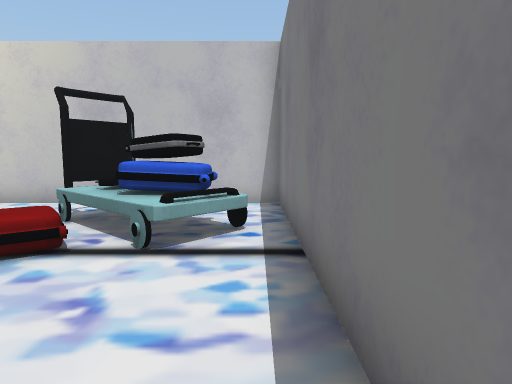
[1] (above)

24 first-person views from a walk through a 3-D level made in the Unity game engine. The camera is 1.2 m above the floor, tilts 6° down and sees 75° across. The floor is counted in squares, 1 m on a side. Each view is taken from the middle of a square. On the plan, view 1 faces up. The plan holds only what a view shows up to about 14 squares ahead; the rest is blank. The player is left out. Some animated figures are left out. Door leaves are left out, so doorways stand open. Some surface patterns are stand-ins.

[2]
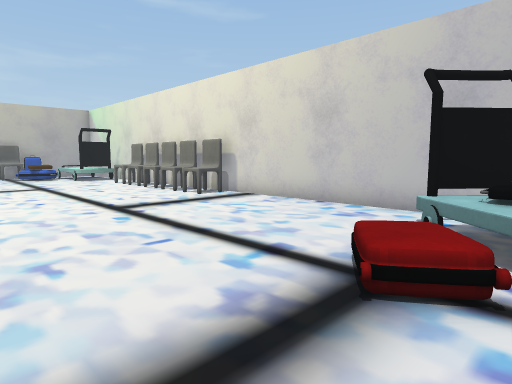

[3]
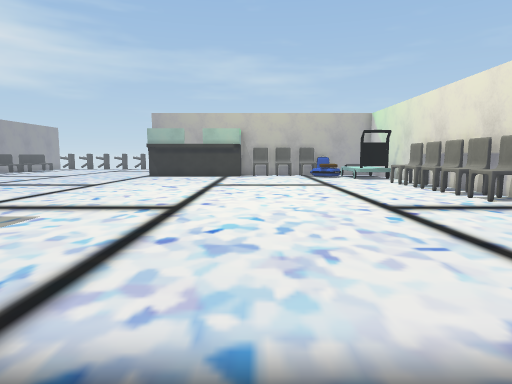

[4]
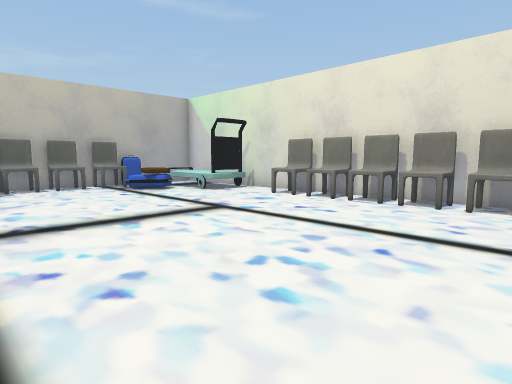

[5]
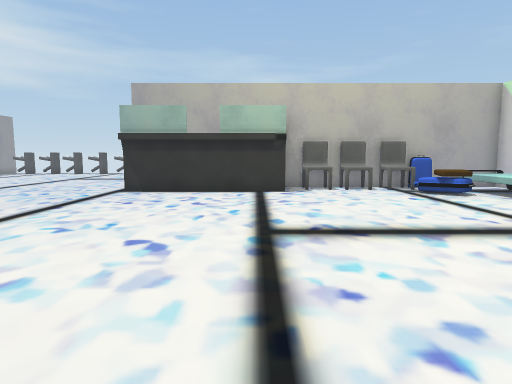

[6]
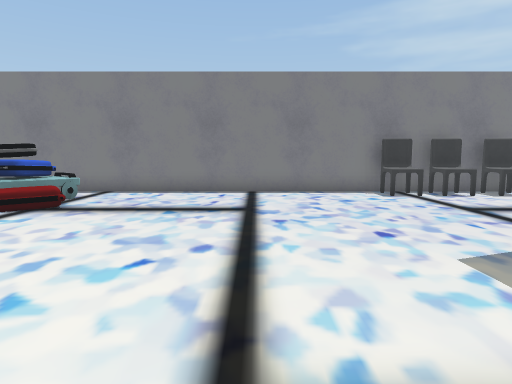

[7]
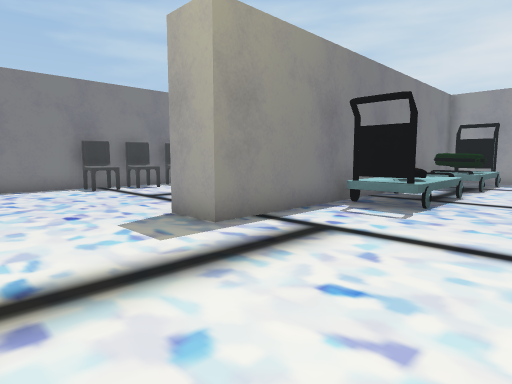

[8]
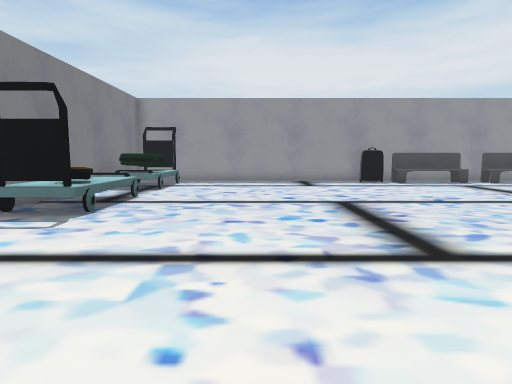

[9]
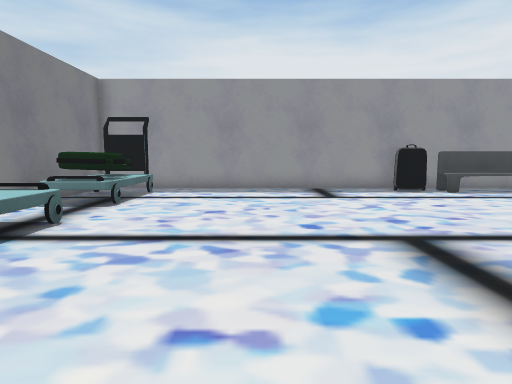

[10]
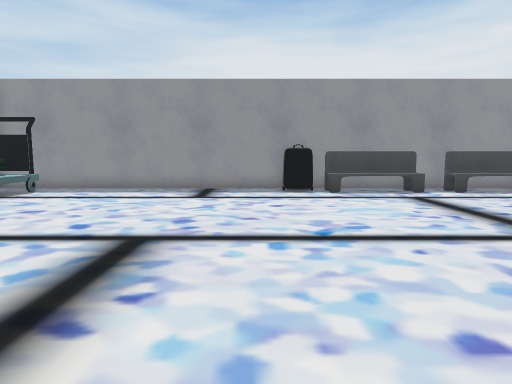

[11]
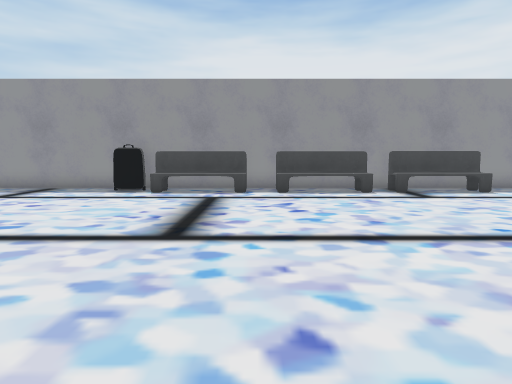

[12]
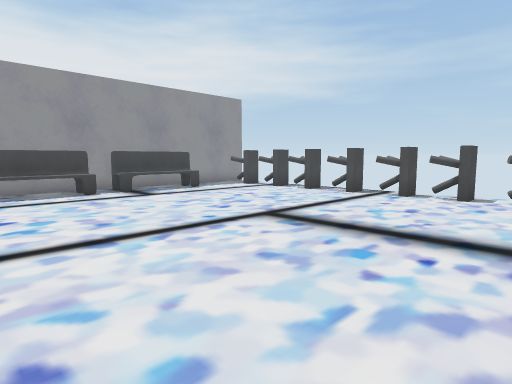

[13]
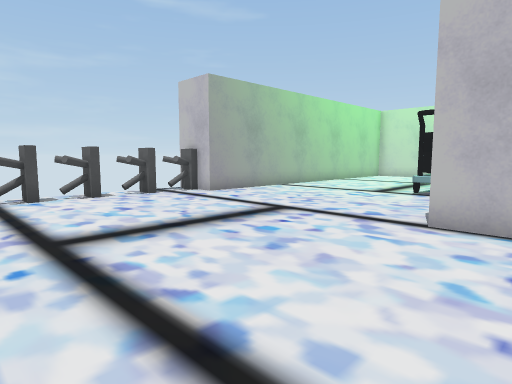

[14]
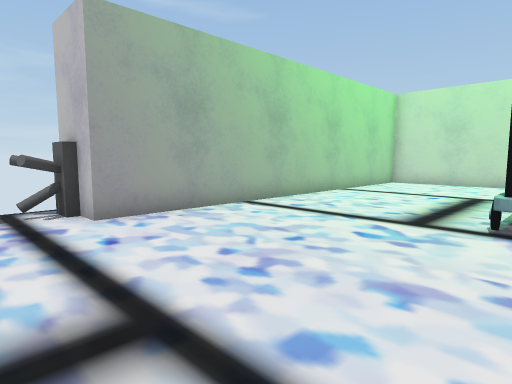

[15]
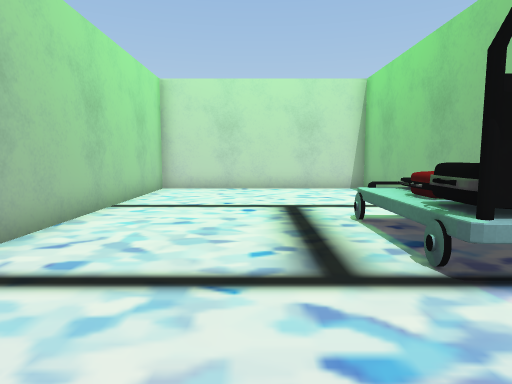

[16]
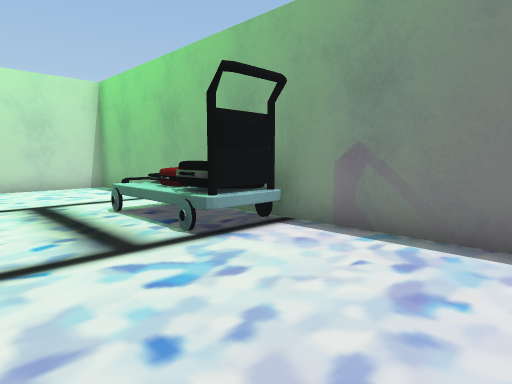

[17]
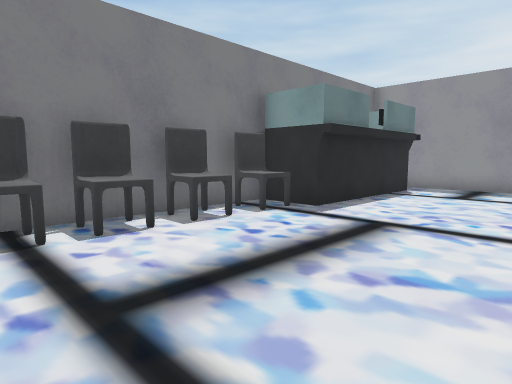

[18]
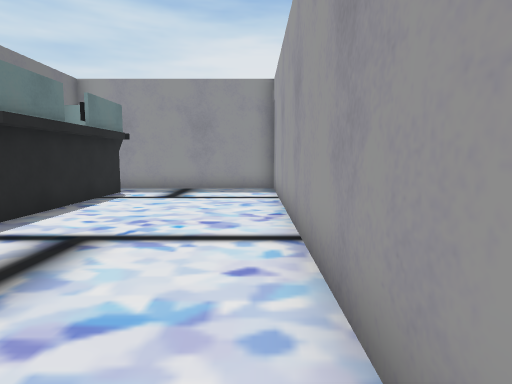

[19]
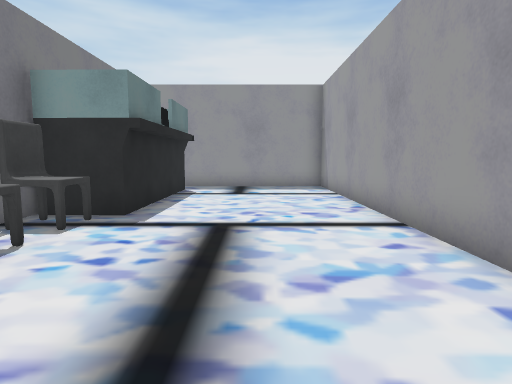

[20]
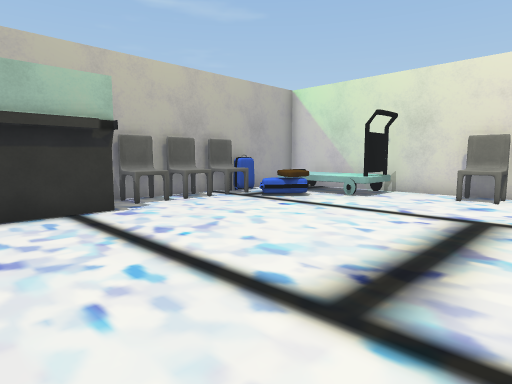

[21]
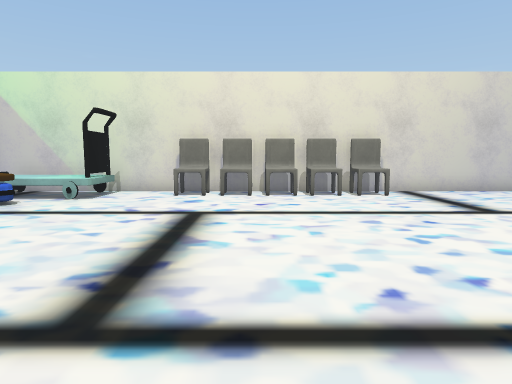

[22]
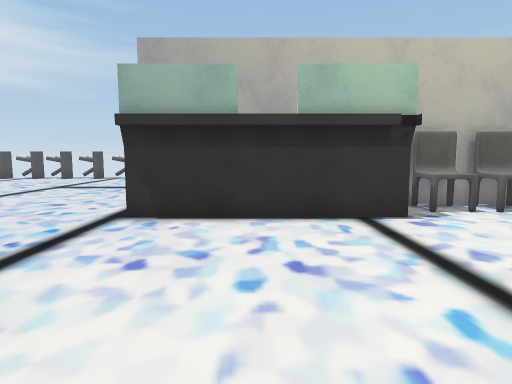

[23]
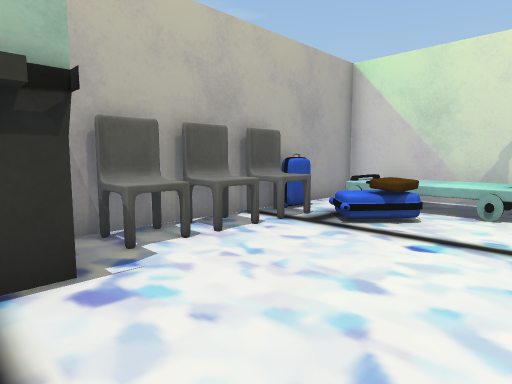

[24]
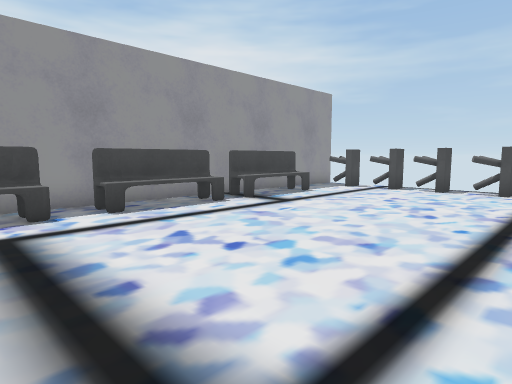

### Floor plan
Key: @ floor where view 1 was taken; # wall or solid block; . floor; D open door; C cart; H chair; B bench; O other object.
Columns run from 35 left of view 1 to 1 right of it. Each row starts with its distance up from view 1.
  9  ####################################
  8  #..D....###CCCC..HHHHHHH.......C   #
  7  #.......###CCCC..HH.HH.H......CC   #
  6  #.......##O.C..................CCCC#
  5  #.......##H.OO..................CCC#
  4  #.......##HH...................O.C.#
  3  #.....CC##HH.......................#
  2  #.....CC##H........................#
  1  #.....CC##HH.......................#
  0  #.....CC## O......................@#
 -1  #.....CC#  O.......................#
 -2  #.......#  O.......................#
 -3  #.......#  O.......................#
 -4  #.......#  O.......................#
 -5 ##.......#  O..............##......H#
 -6 ##.......##................##.....HH#
 -7 ##.........................##.....HH#
 -8  ..........................##......H#
 -9 ##.......................CC##.....HH#
-10 ##.......................CC##.......#
-11 ##.......................CC##.....HH#
-12 ##.......................CC##.....O##
-13  ..........................##.....O
-14 ##.......................CC##.....O
-15 ##.......................CC##.....O
-16  #.......................C ##.....O
-17  #.BBBBBBBB.BBB..........CC##.....OO
-18  #.BBBBBBBBBBBBBO........CC##......
-19  ##################################

Where each view was taken, in squares from view 1:
view 1: 0 up, 0 right, facing up
view 2: 1 up, 2 left, facing up-left
view 3: 1 up, 2 left, facing left
view 4: 1 down, 10 left, facing up-left
view 5: 1 down, 11 left, facing left
view 6: 1 down, 11 left, facing right
view 7: 1 down, 13 left, facing down-right
view 8: 2 down, 14 left, facing down
view 9: 6 down, 14 left, facing down
view 10: 6 down, 18 left, facing down
view 11: 6 down, 24 left, facing down
view 12: 6 down, 24 left, facing down-left
view 13: 12 down, 24 left, facing up-left
view 14: 7 down, 27 left, facing up-left
view 15: 4 down, 30 left, facing up
view 16: 5 down, 31 left, facing up-right
view 17: 5 down, 6 left, facing down-right
view 18: 6 down, 6 left, facing down
view 19: 5 down, 4 left, facing down
view 20: 3 down, 15 left, facing up-left
view 21: 3 down, 15 left, facing up
view 22: 3 down, 16 left, facing left
view 23: 1 down, 19 left, facing up-left
view 24: 10 down, 22 left, facing down-left
